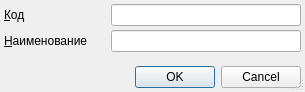
<?xml version="1.0" encoding="UTF-8"?>
<ui version="4.0">
 <class>ItemEditorDialog</class>
 <widget class="QDialog" name="ItemEditorDialog">
  <property name="geometry">
   <rect>
    <x>0</x>
    <y>0</y>
    <width>305</width>
    <height>92</height>
   </rect>
  </property>
  <property name="windowTitle">
   <string>ChangeMe!</string>
  </property>
  <property name="sizeGripEnabled">
   <bool>true</bool>
  </property>
  <layout class="QGridLayout">
   <property name="margin">
    <number>4</number>
   </property>
   <property name="spacing">
    <number>4</number>
   </property>
   <item row="0" column="0">
    <widget class="QLabel" name="lblCode">
     <property name="sizePolicy">
      <sizepolicy hsizetype="Maximum" vsizetype="Preferred">
       <horstretch>0</horstretch>
       <verstretch>0</verstretch>
      </sizepolicy>
     </property>
     <property name="text">
      <string>&amp;Код</string>
     </property>
     <property name="buddy">
      <cstring>edtCode</cstring>
     </property>
    </widget>
   </item>
   <item row="1" column="1">
    <widget class="QLineEdit" name="edtName"/>
   </item>
   <item row="2" column="0">
    <spacer>
     <property name="orientation">
      <enum>Qt::Vertical</enum>
     </property>
     <property name="sizeHint" stdset="0">
      <size>
       <width>103</width>
       <height>16</height>
      </size>
     </property>
    </spacer>
   </item>
   <item row="3" column="0" colspan="2">
    <widget class="QDialogButtonBox" name="buttonBox">
     <property name="standardButtons">
      <set>QDialogButtonBox::Cancel|QDialogButtonBox::Ok</set>
     </property>
    </widget>
   </item>
   <item row="0" column="1">
    <widget class="QLineEdit" name="edtCode"/>
   </item>
   <item row="1" column="0">
    <widget class="QLabel" name="lblName">
     <property name="sizePolicy">
      <sizepolicy hsizetype="Maximum" vsizetype="Preferred">
       <horstretch>0</horstretch>
       <verstretch>0</verstretch>
      </sizepolicy>
     </property>
     <property name="text">
      <string>&amp;Наименование</string>
     </property>
     <property name="buddy">
      <cstring>edtName</cstring>
     </property>
    </widget>
   </item>
  </layout>
 </widget>
 <tabstops>
  <tabstop>edtCode</tabstop>
  <tabstop>edtName</tabstop>
 </tabstops>
 <resources/>
 <connections>
  <connection>
   <sender>buttonBox</sender>
   <signal>accepted()</signal>
   <receiver>ItemEditorDialog</receiver>
   <slot>accept()</slot>
   <hints>
    <hint type="sourcelabel">
     <x>162</x>
     <y>150</y>
    </hint>
    <hint type="destinationlabel">
     <x>162</x>
     <y>83</y>
    </hint>
   </hints>
  </connection>
  <connection>
   <sender>buttonBox</sender>
   <signal>rejected()</signal>
   <receiver>ItemEditorDialog</receiver>
   <slot>reject()</slot>
   <hints>
    <hint type="sourcelabel">
     <x>162</x>
     <y>150</y>
    </hint>
    <hint type="destinationlabel">
     <x>162</x>
     <y>83</y>
    </hint>
   </hints>
  </connection>
 </connections>
</ui>
